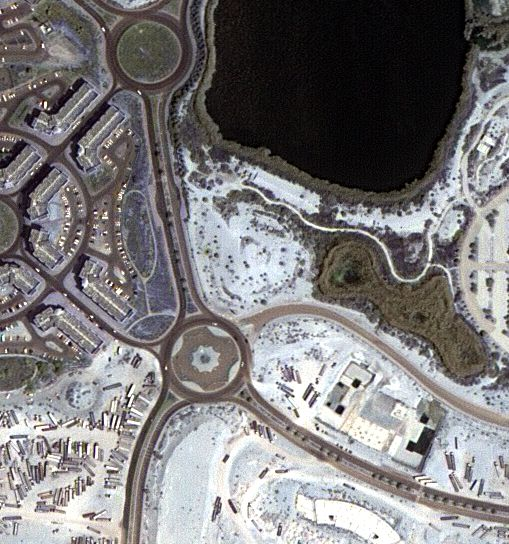
#> input picture about/example_image.jpg, 509 x 544 px
$ python haralick.py
#> lines starting #> are read from the running program, lines starting #| are printed output that depends on the picture; after the words box and inside, x2 and y2 are one past the last pixel; in counts of white or black regions, pixels touching at a corner belong together
# ========================================================================
# Author: Rafael Zimmer
# nUsp: 12542612

# About:
# This file contains code for the Assignment 5, which serves as a study for different
# image descriptors and morphology
# ========================================================================
import imageio
import numpy as np
from numba import njit


def rmse(original: np.ndarray, reference: np.ndarray) -> float:
    """Simple implementation of Root Mean Squared Error for two N dimensional numpy arrays."""
    return np.sqrt(((original - reference) ** 2).mean())


# [32 lines left out: functions normalize_image, normalize_array, euclidean, not called in this run]


@njit
def grayscale(image: np.ndarray) -> np.ndarray:
    """Uses luminance weights to transform RGB channel to greyscale, by
    taking the dot product between the channel and the weights."""
    return np.dot(image[:, :, 0:3], [0.299, 0.587, 0.114]).astype(np.uint8)


@njit
def binarize(image, threshold_value):
    """Binarizes a grayscale image based on a given threshold value, setting values to 1 or 0 accordingly."""
    binarized = np.where(image > threshold_value, 1, 0)

    return binarized


@njit
def transform(image, kind, kernel=np.ones((3, 3))):
    """Simple image transformation using one of two available filter functions: Erosion and Dilation.

    Args:
        image:
        kind: Can be either 'erosion', in which case the :func:np.max function is called,
        or 'dilation', when :func:np.min is used instead.
        kernel: n x n kernel with shape < :attr:image.shape, to be used when applying convolution to original image

    Returns:

    """
    if kind == "erosion":
        constant = 1
        apply = np.max
    else:
        constant = 0
        apply = np.min

    center_x, center_y = (x // 2 for x in kernel.shape)

    # Use padded image when applying convolotion to not go out of bounds of the original the image
    transformed = np.zeros(image.shape, dtype=np.uint8)
    padded = np.pad(image, 1, 'constant', constant_values=constant)

    for x in range(center_x, padded.shape[0] - center_x):
        for y in range(center_y, padded.shape[1] - center_y):

            center = padded[x - center_x: x + center_x + 1, y - center_y: y + center_y + 1]
            # Apply transformation method to the centered section of the image
            transformed[x - center_x, y - center_y] = apply(center[kernel == 1])

    return transformed


# [7 lines left out: function opening_filter, not called in this run]


@njit
def closing_filter(image, kernel=np.ones((3, 3))):
    """Opening filter, defined as the sequence of dilation and then erosion filter on the same image."""
    return transform(
        transform(image, 'erosion', kernel),
        'dilation', kernel
    )


@njit
def binary_mask(image_gray, image_map):
    """Apply binary mask, or thresholding based on bit mask value (mapping mask is 1 or 0)."""
    true_mask, false_mask = np.array(image_gray, copy=True), np.array(image_gray, copy=True)
    true_mask[image_map == 1] = 1
    false_mask[image_map == 0] = 0

    return true_mask, false_mask


@njit
def matrix_concurrency(image, coordinate):
    """Calculate sample co-occurrence matrix based on input image as well as selected coordinates on image.
    Implementation is made using basic iteration, as function to be performed (np.max) is non-linear and therefore
    not usable on the Fourier Transform domain."""
    matrix = np.zeros([np.max(image) + 1, np.max(image) + 1])

    offset_x, offset_y = coordinate[0], coordinate[1]

    for x in range(1, image.shape[0] - 1):
        for y in range(1, image.shape[1] - 1):

            base_pixel = image[x, y]
            offset_pixel = image[x + offset_x, y + offset_y]

            matrix[base_pixel, offset_pixel] += 1

    return matrix / np.sum(matrix)


# [36 lines left out: function haralick_descriptors, not called in this run]


@njit
def get_descriptors(masks, coordinate):
    """Calculate all Haralick descriptors for a sequence of different co-occurrence matrices, given input
    masks and coordinates."""

    descriptors = list()
    for mask in masks:
        descriptors.append(haralick_descriptors(
            matrix_concurrency(mask, coordinate))
        )
    # Concatenate each individual descriptor into one single list containing sequence of descriptors
    return np.concatenate(descriptors, axis=None)


# [27 lines left out: functions euclidean, get_distances, not called in this run]


def main():
    # Index to compare haralick descriptors to
    index = int(input())
#> the answer given: 3
    q_value = [int(value) for value in input().split()]

    # Format is the respective filter to apply, can be either 1 for the opening filter or else for the closing
    parameters = {'format': int(input()), 'threshold': int(input())}
#> the answer given: 100
#> the answer given: 100

    # Number of images to perform methods on
    b_number = int(input())
#> the answer given: 3

    files, descriptors = (list(), list())

    for _ in range(b_number):
        file = input().rstrip()
#> the answer given: ../about/example_image.jpg
        files.append(file)

        # Open given image and calculate morphological filter, respective masks and correspondent Harralick Descriptors.
        image = imageio.imread(file).astype(np.float32)
        gray = grayscale(image)
        threshold = binarize(gray, parameters['threshold'])
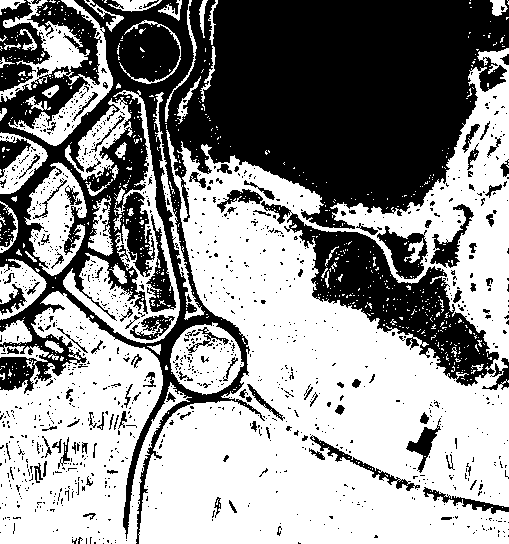
#> threshold: shape (544, 509) int64; values 0 (black) and 1 (white), 56.9% white; 1263 black regions (1146 under 20 px), largest, box (x1, y1, x2, y2) and area: (0, 0, 509, 544) 88984, (261, 201, 499, 386) 11778, (0, 0, 50, 92) 2355

        morphological = opening_filter(threshold) if parameters['format'] == 1 else closing_filter(threshold)
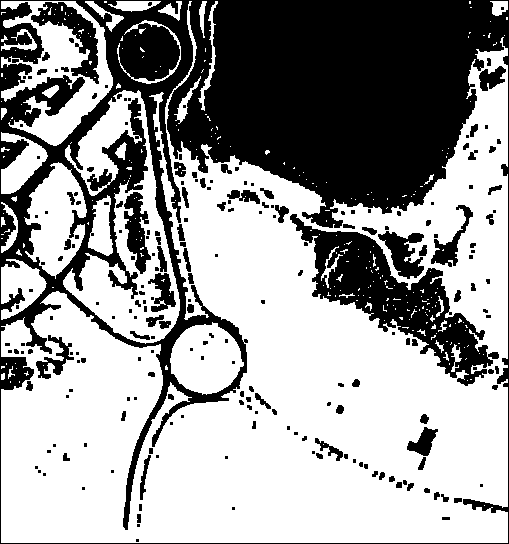
#> morphological: shape (544, 509); values 0 (black) and 1 (white), 61.1% white; 223 black regions (122 under 20 px), largest, box (x1, y1, x2, y2) and area: (0, 0, 509, 544) 84393, (290, 214, 499, 386) 10619, (31, 2, 99, 84) 1829
        masks = binary_mask(gray, morphological)
        descriptors.append(get_descriptors(masks, q_value))

    # Transform ordered distances array into a sequence of indexes corresponding to original file position
    distances = get_distances(descriptors, index)
    indexed_distances = np.array(distances).astype(np.uint8)[:, 0]

    # Finally, print distances considering the Haralick descriptions from the base file to
    # all other images using the morphology method of choice.
    print(f"Query: {files[index]}")
    print("Ranking:")
    for idx, file_idx in enumerate(indexed_distances):
        print(f"({idx}) {files[file_idx]}", end="\n")


if __name__ == "__main__":
#> (the run stopped early here; a loop or call above may not have finished)
